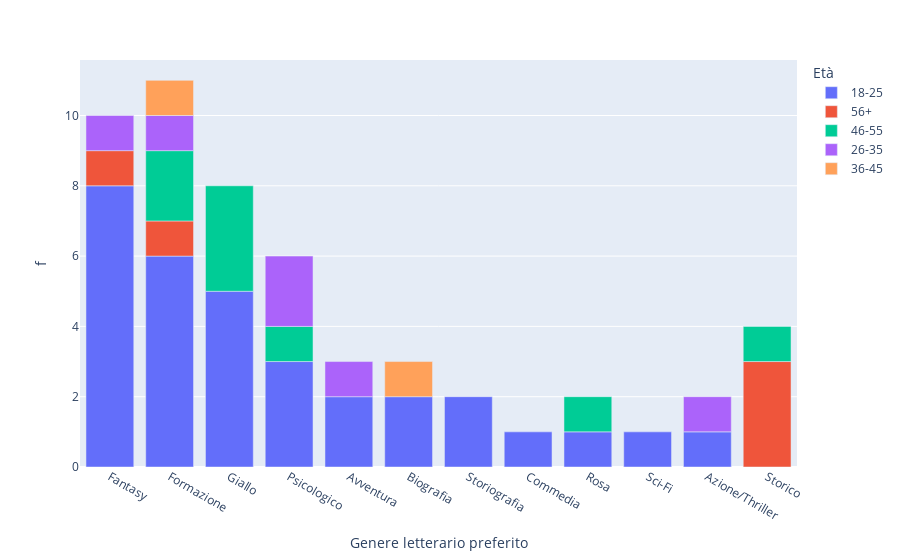

The cell this chart's notebook holds for it:
### Code cell
# Plot based on genre and age
df_genre_age = df\
    .groupby(by=['Genere letterario preferito', 'Età'])\
    .count()[['Lavoro']]\
    .rename(columns={'Lavoro': 'f'})\
    .reset_index()\
    .sort_values(by=['f'], ascending=False)

bar_genre_age = px.bar(df_genre_age, x = 'Genere letterario preferito', y = 'f', color='Età')
bar_genre_age.show()
force = False
if not os.path.isfile('./plot/bar_genre_age.html') or force:
    bar_genre_age.write_html('./plot/bar_genre_age.html')
    bar_genre_age.write_image('./plot/bar_genre_age.png')

### Figure 1 — Plotly figure (JSON) as saved in the notebook; plotly's stock layout.template omitted (floating-point values rounded to 4 significant figures)
{"data": [{"alignmentgroup": "True", "hovertemplate": "Età=18-25<br>Genere letterario preferito=%{x}<br>f=%{y}<extra></extra>", "legendgroup": "18-25", "marker": {"color": "#636efa"}, "name": "18-25", "offsetgroup": "18-25", "orientation": "v", "showlegend": true, "textposition": "auto", "type": "bar", "x": ["Fantasy", "Formazione", "Giallo", "Psicologico", "Avventura", "Biografia", "Storiografia", "Commedia", "Rosa", "Sci-Fi", "Azione/Thriller"], "xaxis": "x", "y": [8, 6, 5, 3, 2, 2, 2, 1, 1, 1, 1], "yaxis": "y"}, {"alignmentgroup": "True", "hovertemplate": "Età=56+<br>Genere letterario preferito=%{x}<br>f=%{y}<extra></extra>", "legendgroup": "56+", "marker": {"color": "#EF553B"}, "name": "56+", "offsetgroup": "56+", "orientation": "v", "showlegend": true, "textposition": "auto", "type": "bar", "x": ["Storico", "Formazione", "Fantasy"], "xaxis": "x", "y": [3, 1, 1], "yaxis": "y"}, {"alignmentgroup": "True", "hovertemplate": "Età=46-55<br>Genere letterario preferito=%{x}<br>f=%{y}<extra></extra>", "legendgroup": "46-55", "marker": {"color": "#00cc96"}, "name": "46-55", "offsetgroup": "46-55", "orientation": "v", "showlegend": true, "textposition": "auto", "type": "bar", "x": ["Giallo", "Formazione", "Psicologico", "Rosa", "Storico"], "xaxis": "x", "y": [3, 2, 1, 1, 1], "yaxis": "y"}, {"alignmentgroup": "True", "hovertemplate": "Età=26-35<br>Genere letterario preferito=%{x}<br>f=%{y}<extra></extra>", "legendgroup": "26-35", "marker": {"color": "#ab63fa"}, "name": "26-35", "offsetgroup": "26-35", "orientation": "v", "showlegend": true, "textposition": "auto", "type": "bar", "x": ["Psicologico", "Formazione", "Avventura", "Fantasy", "Azione/Thriller"], "xaxis": "x", "y": [2, 1, 1, 1, 1], "yaxis": "y"}, {"alignmentgroup": "True", "hovertemplate": "Età=36-45<br>Genere letterario preferito=%{x}<br>f=%{y}<extra></extra>", "legendgroup": "36-45", "marker": {"color": "#FFA15A"}, "name": "36-45", "offsetgroup": "36-45", "orientation": "v", "showlegend": true, "textposition": "auto", "type": "bar", "x": ["Formazione", "Biografia"], "xaxis": "x", "y": [1, 1], "yaxis": "y"}], "layout": {"barmode": "relative", "legend": {"title": {"text": "Età"}, "tracegroupgap": 0}, "margin": {"t": 60}, "xaxis": {"anchor": "y", "domain": [0.0, 1.0], "title": {"text": "Genere letterario preferito"}}, "yaxis": {"anchor": "x", "domain": [0.0, 1.0], "title": {"text": "f"}}}}
